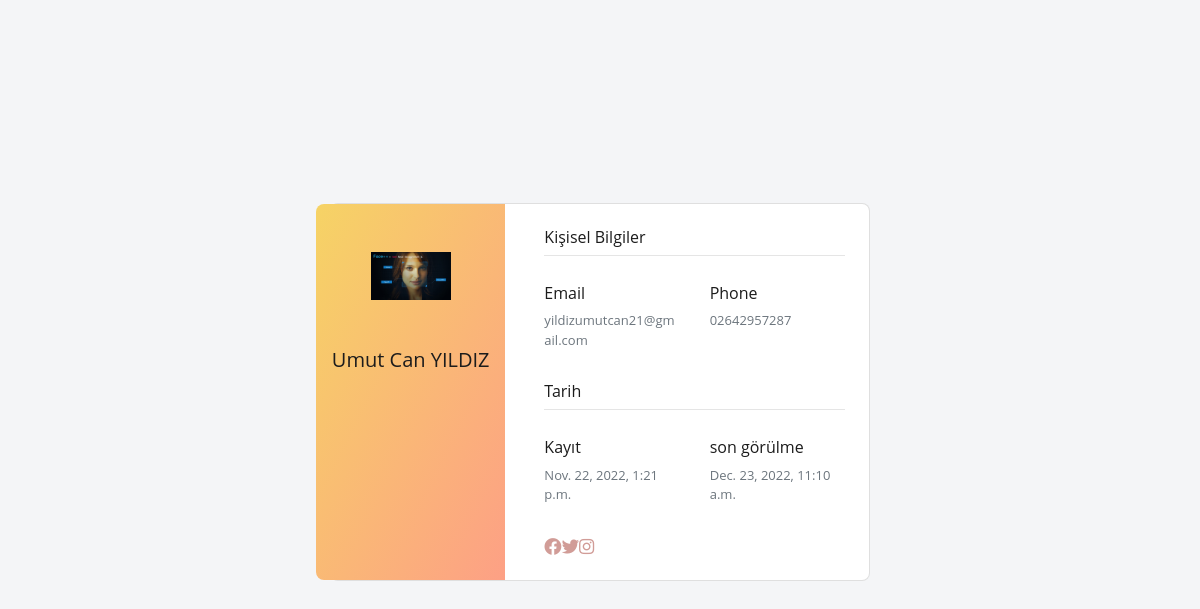
Before: /user/ (signed in) with the older database file.
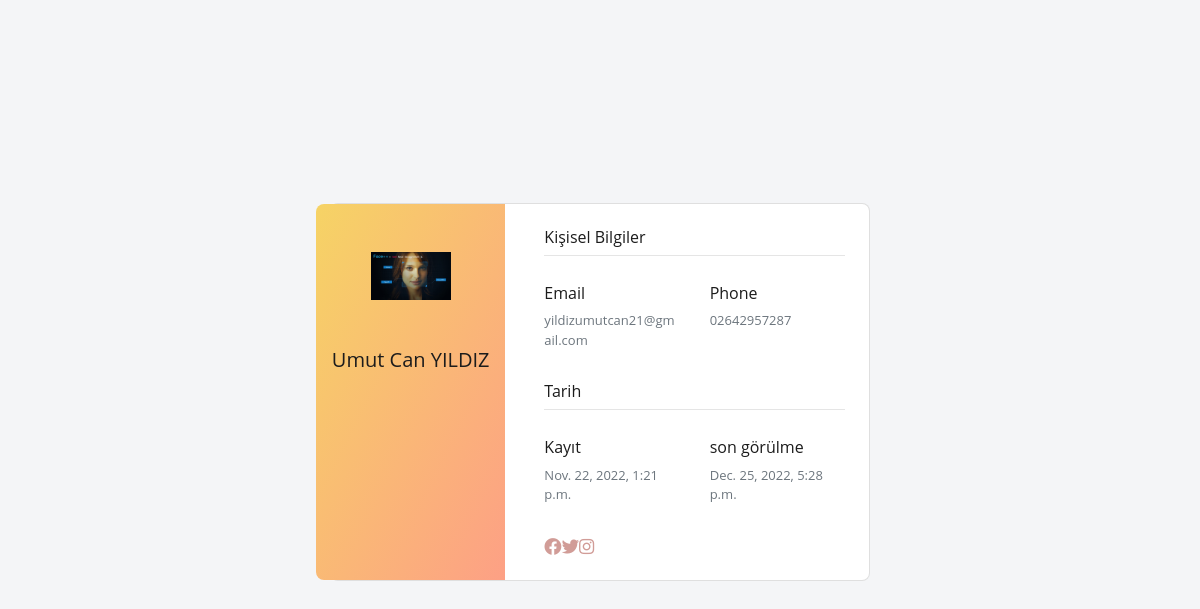
After: the same page with the newer database file.
### home/models.py (models this page shows, shortened)
class UserProfile(models.Model):
    user = models.OneToOneField(User, on_delete=models.CASCADE)
    phone = models.CharField(blank=True, max_length=15)
    address = models.CharField(blank=True, max_length=150)
    city = models.CharField(blank=True, max_length=50)
    country = models.CharField(blank=True, max_length=50)
    job = models.CharField (blank=True, max_length=150)
    facebook = models.CharField (blank=True, max_length=55)
    instagram = models.CharField (blank=True, max_length=55)
    twitter = models.CharField (blank=True, max_length=55)
    image = models.ImageField(blank=True, upload_to='images/userProfile')

### user/views.py (the view)
# urls.py: path('', views.index, name='index'),
def index(request):
    if request.user.id is not None:
        user = UserProfile.objects.get(user_id=request.user.id)
        settings = Setting.objects.filter(pk=0)
        categorydata = Category.objects.all ()
        setting = Setting.objects.get (pk=1)
        category = Category.objects.all ()
        context = {'category': category,
                   'user': user,
                   'settings': settings,
                   'setting': setting,
                   'categorydata': categorydata
                   }
        return render(request, 'user_profile.html', context)

### user/templates/user_profile.html (shortened to what this page needs)
{%  extends "homebase.html" %}
{%  load static %}
{% block content %}
    <link href="{% static 'css/style2.css' %}" rel="stylesheet">
    <link href="https://maxcdn.bootstrapcdn.com/font-awesome/4.3.0/css/font-awesome.min.css" rel="stylesheet">
    <section class="vh-100" style="background-color: #f4f5f7;">
  <div class="container py-5 h-100">
    <div class="row d-flex justify-content-center align-items-center h-100">
      <div class="col col-lg-6 mb-4 mb-lg-0">
        <div class="card mb-3" style="border-radius: .5rem;">
          <div class="row g-0">
            <div class="col-md-4 gradient-custom text-center text-white"
              style="border-top-left-radius: .5rem; border-bottom-left-radius: .5rem;">
              <img src="{{ user.image.url }}"
                alt="Avatar" class="img-fluid my-5" style="width: 80px;" />
              <h5> {{ user.user.first_name }} {{ user.user.last_name }}</h5>
            </div>
            <div class="col-md-8">
              <div class="card-body p-4">
                <h6>Kişisel Bilgiler</h6>
                <hr class="mt-0 mb-4">
                <div class="row pt-1">
                  <div class="col-6 mb-3">
                    <h6>Email</h6>
                    <p class="text-muted">{{ user.user.email}}</p>
                  </div>
                  <div class="col-6 mb-3">
                    <h6>Phone</h6>
                    <p class="text-muted">{{ user.phone}}</p>
                  </div>
                </div>
                <h6>Tarih</h6>
                <hr class="mt-0 mb-4">
                <div class="row pt-1">
                  <div class="col-6 mb-3">
                    <h6>Kayıt</h6>
                    <p class="text-muted">{{ user.user.date_joined }}</p>
                  </div>
                  <div class="col-6 mb-3">
                    <h6>son görülme</h6>
                    <p class="text-muted">{{ user.user.last_login }}</p>
                  </div>
                </div>
                <div class="d-flex justify-content-start">
                  <a target="_blank" href="{{ user.facebook }}"><i class="fab fa-facebook-f fa-lg me-3"></i></a>
                  <a target="_blank" href="{{ user.twitter }}"><i class="fab fa-twitter fa-lg me-3"></i></a>
                  <a target="_blank" href="{{ user.instagram }}"><i class="fab fa-instagram fa-lg"></i></a>
                </div>
              </div>
            </div>
          </div>
        </div>
      </div>
    </div>
  </div>
</section>
{% endblock %}

Changed rows visible on the page:
changed UserProfile "Umut Can": user.last_login "Dec. 23, 2022, 11:10 a.m." → "Dec. 25, 2022, 5:28 p.m."
